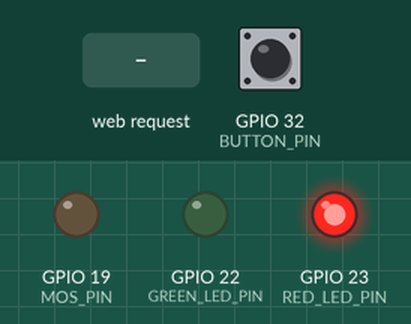
The program below on a simulated ESP32. Parts: output pins drawn as LEDs (lit = HIGH). The inputs (shaded band) are chosen by the test bench; at power-on: GPIO 32 (BUTTON_PIN) HIGH. WiFi joins after 1.5 s; servers stay silent unless stated; what the program prints to the serial monitor is not drawn.

Above: at 3.2 s.
3.3 s: GPIO 32 (BUTTON_PIN) pulled LOW for 0.15 s
At 4.5 s:
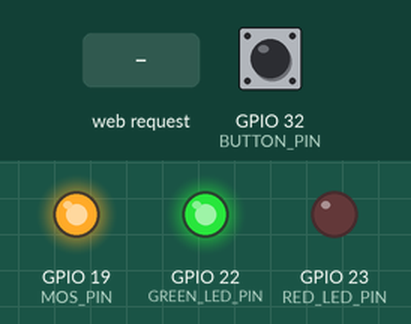
4.9 s: HTTP request GET /off received
At 5.3 s:
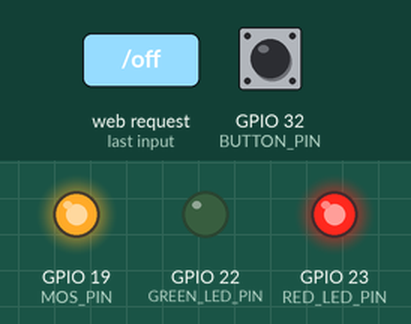
6.4 s: HTTP request GET /on received
At 7.6 s:
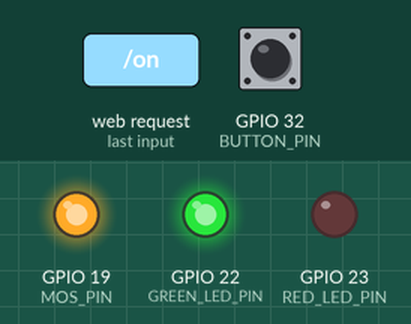
7.9 s: GPIO 32 (BUTTON_PIN) pulled LOW for 1 s
At 9.3 s:
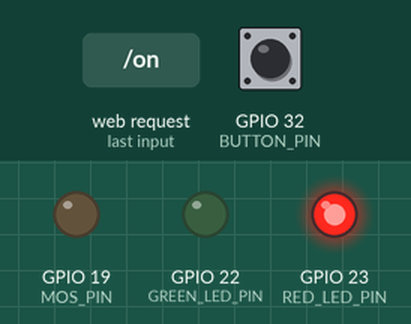
10.4 s: HTTP request GET /on received
At 10.7 s:
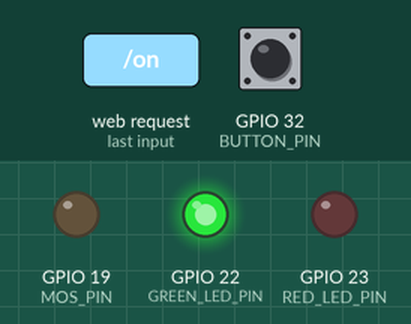
Timing chart, 0 to 12.9 s (numbered marks = the images above; inputs shaded):
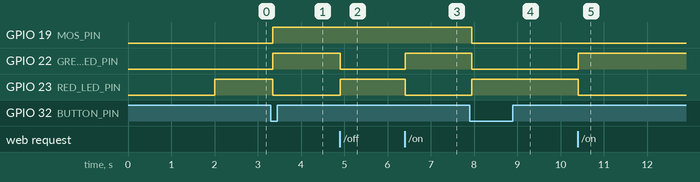

Measured:
- after the input at 3.3 s, GPIO 19 (MOS_PIN), GPIO 22 (GREEN_LED_PIN): LOW → HIGH after 0.05 s; GPIO 23 (RED_LED_PIN): HIGH → LOW after 0.05 s
- after the input at 4.9 s, GPIO 22 (GREEN_LED_PIN): HIGH → LOW at once; GPIO 23 (RED_LED_PIN): LOW → HIGH at once
- after the input at 6.4 s, GPIO 22 (GREEN_LED_PIN): LOW → HIGH at once; GPIO 23 (RED_LED_PIN): HIGH → LOW at once
- after the input at 7.9 s, GPIO 19 (MOS_PIN), GPIO 22 (GREEN_LED_PIN): HIGH → LOW after 0.05 s; GPIO 23 (RED_LED_PIN): LOW → HIGH after 0.05 s
- after the input at 10.4 s, GPIO 22 (GREEN_LED_PIN): LOW → HIGH at once; GPIO 23 (RED_LED_PIN): HIGH → LOW at once

The program:

main.cpp
```cpp
#include <Arduino.h>
#include <WiFi.h>
#include <ESPAsyncWebServer.h>
#include <HTTPClient.h>


// Pins
#define RED_LED_PIN 23
#define GREEN_LED_PIN 22
#define BUTTON_PIN 32
#define MOS_PIN 19


// States
int RED_LED_STATE = HIGH;
int GREEN_LED_STATE = LOW;
int BUTTON_STATE = HIGH;
int MOS_STATE = LOW;


// Button debounce
int LAST_BUTTON_STATE = HIGH;
unsigned long LAST_DEBOUNCE_TIME = 0;
unsigned long DEBOUNCE_DELAY = 50;


// Server
const char* ssid = "***";
const char* password = "***";

IPAddress staticip(192, 168, 1, 200);
IPAddress gateway(192, 168, 1, 254);
IPAddress subnet(255, 255, 255, 0);
IPAddress dns(8, 8, 8, 8);

AsyncWebServer server(80);
HTTPClient http;

// Func(s)
void SWITCH() {
  int BTN_DIG_READING = digitalRead(BUTTON_PIN);

  if (BTN_DIG_READING != LAST_BUTTON_STATE) {
    LAST_DEBOUNCE_TIME = millis();
  }

  if ((millis() - LAST_DEBOUNCE_TIME) > DEBOUNCE_DELAY) {
    if (BTN_DIG_READING != BUTTON_STATE) {
      BUTTON_STATE = BTN_DIG_READING;

      if (BUTTON_STATE == LOW) {
        if (RED_LED_STATE == LOW) {
          RED_LED_STATE = HIGH;
          GREEN_LED_STATE = LOW;
          MOS_STATE = LOW;
        }
        else {
          RED_LED_STATE = LOW;
          GREEN_LED_STATE = HIGH;
          MOS_STATE = HIGH;
        }
      }
    }
  }
  digitalWrite(RED_LED_PIN, RED_LED_STATE);
  digitalWrite(GREEN_LED_PIN, GREEN_LED_STATE);
  digitalWrite(MOS_PIN, MOS_STATE);

  LAST_BUTTON_STATE = BTN_DIG_READING;
}


// Setup
void setup() {
  // Initialize pins
  Serial.begin(9600);
  Serial.println("Started");

  pinMode(RED_LED_PIN, OUTPUT);
  pinMode(GREEN_LED_PIN, OUTPUT);
  pinMode(MOS_PIN, OUTPUT);

  pinMode(BUTTON_PIN, INPUT_PULLUP);


  // Webserver
  WiFi.config(staticip, gateway, subnet, dns);
  WiFi.begin(ssid, password);
  while (WiFi.status() != WL_CONNECTED) {
    delay(1000);
    Serial.println("Csatlakozás...");
  }

  Serial.println("Csatlakozva!");
  Serial.println(WiFi.localIP().toString());


  // Route to handle requests
  // ON
  server.on("/on", HTTP_GET, [](AsyncWebServerRequest *request){
    String message = "200 ON";
    request->send(200, "text/plain", message);

    GREEN_LED_STATE = HIGH;
    RED_LED_STATE = LOW;
  });

  // OFF
  server.on("/off", HTTP_GET, [](AsyncWebServerRequest *request){
    String message = "200 OFF";
    request->send(200, "text/plain", message);

    GREEN_LED_STATE = LOW;
    RED_LED_STATE = HIGH;
  });

  // SYNC
  server.on("/sync", HTTP_GET, [](AsyncWebServerRequest *request){
    String message = "500 ERR";
    if (GREEN_LED_STATE == HIGH && RED_LED_STATE == LOW) {
      message = "102 ON";
    }
    else if (RED_LED_STATE == HIGH && GREEN_LED_STATE == LOW) {
      message = "102 OFF";
    }

    request->send(200, "text/plain", message);
  });

  // Start server
  server.begin();
}


// Loop
void loop() {
  SWITCH();
  digitalWrite(GREEN_LED_PIN, GREEN_LED_STATE);
  digitalWrite(RED_LED_PIN, RED_LED_STATE);
}
```
